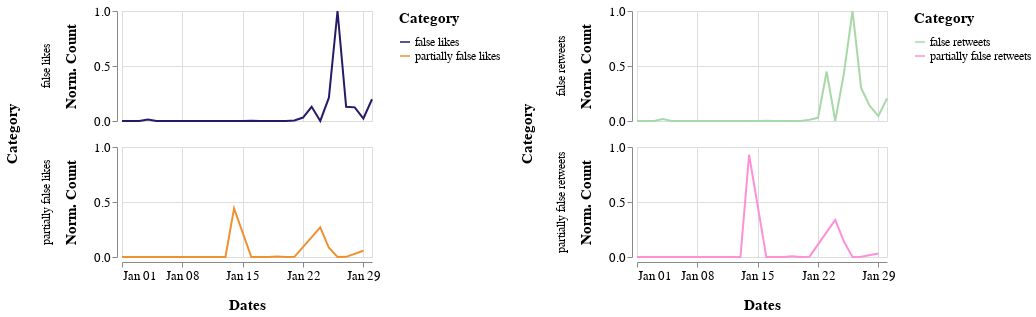

This figure's notebook cell:
### Markdown cell above
## January 2020

### Code cell
alt.hconcat(c1_jan, c2_jan).resolve_scale(color='independent').configure_axis(
    labelFontSize=13,
    titleFontSize=15,
    titlePadding=15
).configure_legend(
    titleFontSize=15,
    titlePadding= 10,
    labelFontSize=12
).configure_header(
    titleFontSize=15,
    labelFontSize=12
)

### Figure 1 — Vega-Lite specification as saved in the notebook (floating-point values rounded to 4 significant figures)
{"config": {"view": {"continuousWidth": 400, "continuousHeight": 300}, "axis": {"labelFontSize": 13, "titleFontSize": 15, "titlePadding": 15}, "header": {"labelFontSize": 12, "titleFontSize": 15}, "legend": {"labelFontSize": 12, "titleFontSize": 15, "titlePadding": 10}}, "hconcat": [{"data": {"name": "data-ba2da887cf692bb97179da50085b463d"}, "mark": "line", "encoding": {"color": {"type": "nominal", "field": "Category", "scale": {"range": ["#271a68", "#F09030"]}}, "row": {"type": "nominal", "field": "Category"}, "x": {"type": "temporal", "field": "Dates", "timeUnit": "monthdate", "title": "Dates"}, "y": {"type": "quantitative", "field": "Likes", "title": "Norm. Count"}}, "height": 110, "width": 250}, {"data": {"name": "data-cebf29455b794b7301603dabf0bbed37"}, "mark": "line", "encoding": {"color": {"type": "nominal", "field": "Category", "scale": {"range": ["#A8D8A8", "#FF90D8"]}}, "row": {"type": "nominal", "field": "Category"}, "x": {"type": "temporal", "field": "Dates", "timeUnit": "monthdate", "title": "Dates"}, "y": {"type": "quantitative", "field": "Retweets", "title": "Norm. Count"}}, "height": 110, "width": 250}], "resolve": {"scale": {"color": "independent"}}, "$schema": "https://vega.github.io/schema/vega-lite/v4.8.1.json", "datasets": {"data-ba2da887cf692bb97179da50085b463d": [{"Dates": "2020-01-16T00:00:00", "Likes": 0.0002456, "Category": "partially false likes"}, {"Dates": "2020-01-27T00:00:00", "Likes": 0.1297, "Category": "false likes"}, {"Dates": "2020-01-16T00:00:00", "Likes": 0.001326, "Category": "false likes"}, {"Dates": "2020-01-14T00:00:00", "Likes": 0.4421, "Category": "partially false likes"}, {"Dates": "2020-01-19T00:00:00", "Likes": 0.004061, "Category": "partially false likes"}, {"Dates": "2020-01-21T00:00:00", "Likes": 0.001294, "Category": "partially false likes"}, {"Dates": "2020-01-29T00:00:00", "Likes": 0.0227, "Category": "false likes"}, {"Dates": "2020-01-19T00:00:00", "Likes": 0.0004258, "Category": "false likes"}, {"Dates": "2020-01-22T00:00:00", "Likes": 0.03155, "Category": "false likes"}, {"Dates": "2020-01-21T00:00:00", "Likes": 0.005093, "Category": "false likes"}, {"Dates": "2020-01-26T00:00:00", "Likes": 1.0, "Category": "false likes"}, {"Dates": "2020-01-30T00:00:00", "Likes": 0.1977, "Category": "false likes"}, {"Dates": "2020-01-04T00:00:00", "Likes": 0.01302, "Category": "false likes"}, {"Dates": "2020-01-23T00:00:00", "Likes": 0.1289, "Category": "false likes"}, {"Dates": "2020-01-24T00:00:00", "Likes": 0.0006059, "Category": "false likes"}, {"Dates": "2020-01-24T00:00:00", "Likes": 0.2697, "Category": "partially false likes"}, {"Dates": "2020-01-25T00:00:00", "Likes": 0.212, "Category": "false likes"}, {"Dates": "2020-01-25T00:00:00", "Likes": 0.08363, "Category": "partially false likes"}, {"Dates": "2020-01-26T00:00:00", "Likes": 0.0004913, "Category": "partially false likes"}, {"Dates": "2020-01-27T00:00:00", "Likes": 0.001359, "Category": "partially false likes"}, {"Dates": "2020-01-28T00:00:00", "Likes": 0.1239, "Category": "false likes"}, {"Dates": "2020-01-29T00:00:00", "Likes": 0.05659, "Category": "partially false likes"}, {"Dates": "2020-01-15T00:00:00", "Likes": 0.0003603, "Category": "false likes"}, {"Dates": "2020-01-01T00:00:00", "Likes": 0.0, "Category": "false likes"}, {"Dates": "2020-01-01T00:00:00", "Likes": 0.0, "Category": "partially false likes"}, {"Dates": "2020-01-02T00:00:00", "Likes": 0.0, "Category": "false likes"}, {"Dates": "2020-01-02T00:00:00", "Likes": 0.0, "Category": "partially false likes"}, {"Dates": "2020-01-03T00:00:00", "Likes": 0.0, "Category": "false likes"}, {"Dates": "2020-01-03T00:00:00", "Likes": 0.0, "Category": "partially false likes"}, {"Dates": "2020-01-05T00:00:00", "Likes": 0.0, "Category": "false likes"}, {"Dates": "2020-01-05T00:00:00", "Likes": 0.0, "Category": "partially false likes"}, {"Dates": "2020-01-06T00:00:00", "Likes": 0.0, "Category": "false likes"}, {"Dates": "2020-01-06T00:00:00", "Likes": 0.0, "Category": "partially false likes"}, {"Dates": "2020-01-07T00:00:00", "Likes": 0.0, "Category": "false likes"}, {"Dates": "2020-01-07T00:00:00", "Likes": 0.0, "Category": "partially false likes"}, {"Dates": "2020-01-08T00:00:00", "Likes": 0.0, "Category": "false likes"}, {"Dates": "2020-01-08T00:00:00", "Likes": 0.0, "Category": "partially false likes"}, {"Dates": "2020-01-09T00:00:00", "Likes": 0.0, "Category": "false likes"}, {"Dates": "2020-01-09T00:00:00", "Likes": 0.0, "Category": "partially false likes"}, {"Dates": "2020-01-10T00:00:00", "Likes": 0.0, "Category": "false likes"}, {"Dates": "2020-01-10T00:00:00", "Likes": 0.0, "Category": "partially false likes"}, {"Dates": "2020-01-11T00:00:00", "Likes": 0.0, "Category": "false likes"}, {"Dates": "2020-01-11T00:00:00", "Likes": 0.0, "Category": "partially false likes"}, {"Dates": "2020-01-12T00:00:00", "Likes": 0.0, "Category": "false likes"}, {"Dates": "2020-01-12T00:00:00", "Likes": 0.0, "Category": "partially false likes"}, {"Dates": "2020-01-13T00:00:00", "Likes": 0.0, "Category": "false likes"}, {"Dates": "2020-01-13T00:00:00", "Likes": 0.0, "Category": "partially false likes"}, {"Dates": "2020-01-17T00:00:00", "Likes": 0.0, "Category": "false likes"}, {"Dates": "2020-01-17T00:00:00", "Likes": 0.0, "Category": "partially false likes"}, {"Dates": "2020-01-18T00:00:00", "Likes": 0.0, "Category": "false likes"}, {"Dates": "2020-01-18T00:00:00", "Likes": 0.0, "Category": "partially false likes"}, {"Dates": "2020-01-20T00:00:00", "Likes": 0.0, "Category": "false likes"}, {"Dates": "2020-01-20T00:00:00", "Likes": 0.0, "Category": "partially false likes"}], "data-cebf29455b794b7301603dabf0bbed37": [{"Dates": "2020-01-16T00:00:00", "Retweets": 8.192e-05, "Category": "partially false retweets"}, {"Dates": "2020-01-27T00:00:00", "Retweets": 0.3004, "Category": "false retweets"}, {"Dates": "2020-01-16T00:00:00", "Retweets": 0.001597, "Category": "false retweets"}, {"Dates": "2020-01-14T00:00:00", "Retweets": 0.9293, "Category": "partially false retweets"}, {"Dates": "2020-01-19T00:00:00", "Retweets": 0.006676, "Category": "partially false retweets"}, {"Dates": "2020-01-21T00:00:00", "Retweets": 0.002744, "Category": "partially false retweets"}, {"Dates": "2020-01-29T00:00:00", "Retweets": 0.0451, "Category": "false retweets"}, {"Dates": "2020-01-19T00:00:00", "Retweets": 0.0007373, "Category": "false retweets"}, {"Dates": "2020-01-22T00:00:00", "Retweets": 0.02871, "Category": "false retweets"}, {"Dates": "2020-01-21T00:00:00", "Retweets": 0.01069, "Category": "false retweets"}, {"Dates": "2020-01-26T00:00:00", "Retweets": 1.0, "Category": "false retweets"}, {"Dates": "2020-01-30T00:00:00", "Retweets": 0.2048, "Category": "false retweets"}, {"Dates": "2020-01-04T00:00:00", "Retweets": 0.01814, "Category": "false retweets"}, {"Dates": "2020-01-23T00:00:00", "Retweets": 0.4495, "Category": "false retweets"}, {"Dates": "2020-01-24T00:00:00", "Retweets": 0.0008601, "Category": "false retweets"}, {"Dates": "2020-01-24T00:00:00", "Retweets": 0.3379, "Category": "partially false retweets"}, {"Dates": "2020-01-25T00:00:00", "Retweets": 0.4335, "Category": "false retweets"}, {"Dates": "2020-01-25T00:00:00", "Retweets": 0.1406, "Category": "partially false retweets"}, {"Dates": "2020-01-26T00:00:00", "Retweets": 0.0003686, "Category": "partially false retweets"}, {"Dates": "2020-01-27T00:00:00", "Retweets": 0.003236, "Category": "partially false retweets"}, {"Dates": "2020-01-28T00:00:00", "Retweets": 0.1366, "Category": "false retweets"}, {"Dates": "2020-01-29T00:00:00", "Retweets": 0.03137, "Category": "partially false retweets"}, {"Dates": "2020-01-15T00:00:00", "Retweets": 0.0002048, "Category": "false retweets"}, {"Dates": "2020-01-01T00:00:00", "Retweets": 0.0, "Category": "false retweets"}, {"Dates": "2020-01-01T00:00:00", "Retweets": 0.0, "Category": "partially false retweets"}, {"Dates": "2020-01-02T00:00:00", "Retweets": 0.0, "Category": "false retweets"}, {"Dates": "2020-01-02T00:00:00", "Retweets": 0.0, "Category": "partially false retweets"}, {"Dates": "2020-01-03T00:00:00", "Retweets": 0.0, "Category": "false retweets"}, {"Dates": "2020-01-03T00:00:00", "Retweets": 0.0, "Category": "partially false retweets"}, {"Dates": "2020-01-05T00:00:00", "Retweets": 0.0, "Category": "false retweets"}, {"Dates": "2020-01-05T00:00:00", "Retweets": 0.0, "Category": "partially false retweets"}, {"Dates": "2020-01-06T00:00:00", "Retweets": 0.0, "Category": "false retweets"}, {"Dates": "2020-01-06T00:00:00", "Retweets": 0.0, "Category": "partially false retweets"}, {"Dates": "2020-01-07T00:00:00", "Retweets": 0.0, "Category": "false retweets"}, {"Dates": "2020-01-07T00:00:00", "Retweets": 0.0, "Category": "partially false retweets"}, {"Dates": "2020-01-08T00:00:00", "Retweets": 0.0, "Category": "false retweets"}, {"Dates": "2020-01-08T00:00:00", "Retweets": 0.0, "Category": "partially false retweets"}, {"Dates": "2020-01-09T00:00:00", "Retweets": 0.0, "Category": "false retweets"}, {"Dates": "2020-01-09T00:00:00", "Retweets": 0.0, "Category": "partially false retweets"}, {"Dates": "2020-01-10T00:00:00", "Retweets": 0.0, "Category": "false retweets"}, {"Dates": "2020-01-10T00:00:00", "Retweets": 0.0, "Category": "partially false retweets"}, {"Dates": "2020-01-11T00:00:00", "Retweets": 0.0, "Category": "false retweets"}, {"Dates": "2020-01-11T00:00:00", "Retweets": 0.0, "Category": "partially false retweets"}, {"Dates": "2020-01-12T00:00:00", "Retweets": 0.0, "Category": "false retweets"}, {"Dates": "2020-01-12T00:00:00", "Retweets": 0.0, "Category": "partially false retweets"}, {"Dates": "2020-01-13T00:00:00", "Retweets": 0.0, "Category": "false retweets"}, {"Dates": "2020-01-13T00:00:00", "Retweets": 0.0, "Category": "partially false retweets"}, {"Dates": "2020-01-17T00:00:00", "Retweets": 0.0, "Category": "false retweets"}, {"Dates": "2020-01-17T00:00:00", "Retweets": 0.0, "Category": "partially false retweets"}, {"Dates": "2020-01-18T00:00:00", "Retweets": 0.0, "Category": "false retweets"}, {"Dates": "2020-01-18T00:00:00", "Retweets": 0.0, "Category": "partially false retweets"}, {"Dates": "2020-01-20T00:00:00", "Retweets": 0.0, "Category": "false retweets"}, {"Dates": "2020-01-20T00:00:00", "Retweets": 0.0, "Category": "partially false retweets"}]}}
